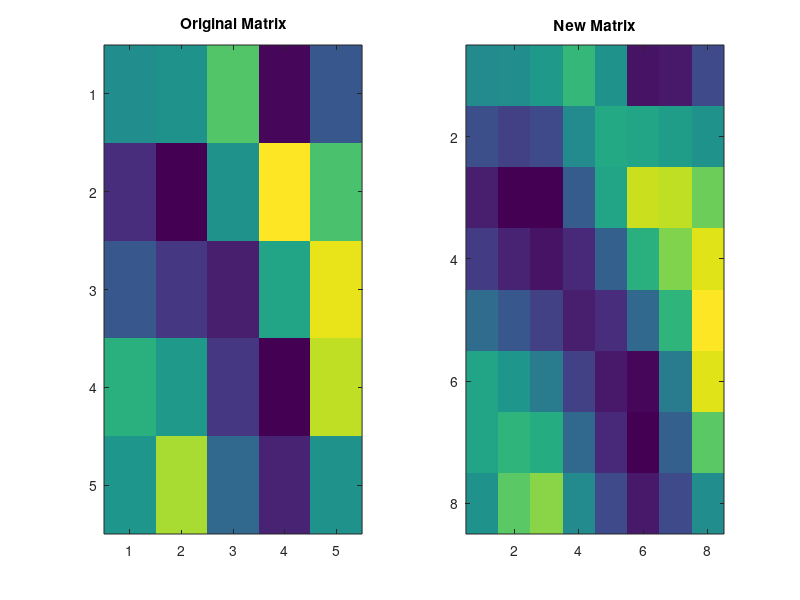

Source code (MATLAB):
% Define a sample 5x5 matrix
M = rand(5);

% Define the new size of the matrix
new_size = 8;

% Create a grid of coordinates for the original matrix
[x, y] = meshgrid(linspace(1,5,5), linspace(1,5,5));

% Create a grid of coordinates for the new matrix
[new_x, new_y] = meshgrid(linspace(1,5,new_size), linspace(1,5,new_size));

% Interpolate the original matrix to create the new matrix
new_M = interp2(x, y, M, new_x, new_y);

% Plot the original and new matrices
subplot(1,2,1);
imagesc(M);
title('Original Matrix');
subplot(1,2,2);
imagesc(new_M);
title('New Matrix');